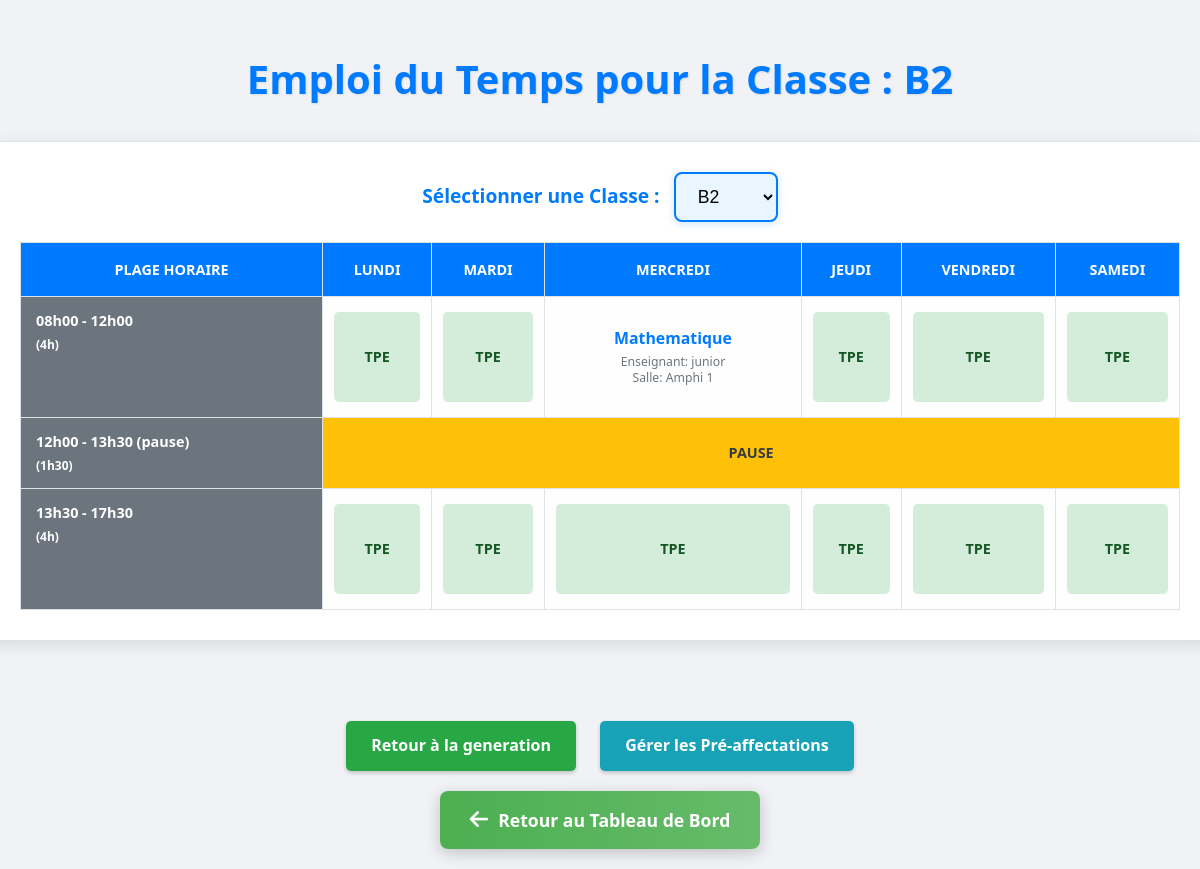
The page /admin/visualiser_emploi.php?classe_id=5 on the database its author committed.
### tables this page shows
CREATE TABLE IF NOT EXISTS `salles` (
  `id` int NOT NULL AUTO_INCREMENT,
  `nom` varchar(100) NOT NULL,
  `capacite` int DEFAULT NULL,
  `est_indisponible` tinyint DEFAULT '0',
  PRIMARY KEY (`id`)
);

CREATE TABLE IF NOT EXISTS `emploi_du_temps` (
  `id` int NOT NULL AUTO_INCREMENT,
  `enseignant_id` int NOT NULL,
  `matiere_id` int NOT NULL,
  `salle_physique_id` int NOT NULL,
  `classe_id` int NOT NULL,
  `jour` varchar(20) NOT NULL,
  `creneau` varchar(50) NOT NULL,
  `heure_debut` time NOT NULL,
  `heure_fin` time NOT NULL,
  PRIMARY KEY (`id`),
  UNIQUE KEY `unique_slot_per_physical_salle` (`jour`,`creneau`,`salle_physique_id`),
  UNIQUE KEY `unique_enseignant_slot` (`jour`,`creneau`,`enseignant_id`),
  UNIQUE KEY `unique_class_slot` (`jour`,`creneau`,`classe_id`),
  KEY `enseignant_id` (`enseignant_id`),
  KEY `matiere_id` (`matiere_id`),
  KEY `salle_physique_id` (`salle_physique_id`),
  KEY `classe_id` (`classe_id`)
);

CREATE TABLE IF NOT EXISTS `matieres` (
  `id` int NOT NULL AUTO_INCREMENT,
  `nom` varchar(100) NOT NULL,
  `duree` int DEFAULT '4',
  `id_enseignant` int DEFAULT NULL,
  `nom_enseignant` varchar(255) DEFAULT NULL,
  PRIMARY KEY (`id`),
  KEY `fk_matiere_enseignant` (`id_enseignant`)
);

CREATE TABLE IF NOT EXISTS `enseignants` (
  `id` int NOT NULL AUTO_INCREMENT,
  `nom` varchar(100) NOT NULL,
  `classe` varchar(100) DEFAULT NULL,
  `volume_horaire` int DEFAULT NULL,
  `mot_de_passe` varchar(255) DEFAULT NULL,
  `type_evenement` varchar(50) DEFAULT NULL,
  `salle_id` int DEFAULT NULL,
  `matiere` varchar(255) DEFAULT NULL,
  `email` varchar(255) NOT NULL,
  PRIMARY KEY (`id`)
);

CREATE TABLE IF NOT EXISTS `salles_physiques` (
  `id` int NOT NULL AUTO_INCREMENT,
  `nom` varchar(100) NOT NULL,
  `capacite` int DEFAULT NULL,
  `est_indisponible` tinyint(1) DEFAULT '0',
  PRIMARY KEY (`id`),
  UNIQUE KEY `nom` (`nom`)
);

### admin/visualiser_emploi.php (the view, shortened to what this page needs)
<?php
$host = 'localhost';
$db   = 'gilles_le_magnifique';
$user = 'root';
$pass = 'root';
$charset = 'utf8mb4';
$dsn = "mysql:host=$host;dbname=$db;charset=$charset";
$options = [
    PDO::ATTR_ERRMODE            => PDO::ERRMODE_EXCEPTION,
    PDO::ATTR_DEFAULT_FETCH_MODE => PDO::FETCH_ASSOC,
    PDO::ATTR_EMULATE_PREPARES   => false,
];
$conn = null;
try {
    $conn = new PDO($dsn, $user, $pass, $options);
} catch (\PDOException $e) {
    die("Erreur de connexion à la base de données : " . $e->getMessage());
}
$jours_semaine = ['Lundi', 'Mardi', 'Mercredi', 'Jeudi', 'Vendredi', 'Samedi'];
$creneaux_horaires = [
    '08h00-12h00' => ['label' => '08h00 - 12h00', 'duration' => '4h'],
    '12h00-13h30' => ['label' => '12h00 - 13h30 (pause)', 'duration' => '1h30'],
    '13h30-17h30' => ['label' => '13h30 - 17h30', 'duration' => '4h'],
];
$classes = $conn->query("SELECT id, nom FROM salles ORDER BY nom")->fetchAll();
$selected_classe_id = $_GET['classe_id'] ?? ($classes[0]['id'] ?? null);
$emploi_du_temps_classe = [];
$classe_nom_affiche = "Aucune Classe Sélectionnée";
if ($selected_classe_id) {
    $stmt_classe_nom = $conn->prepare("SELECT nom FROM salles WHERE id = ?");
    $stmt_classe_nom->execute([$selected_classe_id]);
    $classe_info = $stmt_classe_nom->fetch();
    if ($classe_info) {
        $classe_nom_affiche = $classe_info['nom'];
    }
    $stmt_emploi = $conn->prepare("
        SELECT
            edt.jour,
            edt.creneau,
            e.nom AS enseignant_nom,
            m.nom AS matiere_nom,
            sp.nom AS salle_physique_nom
        FROM
            emploi_du_temps edt
        JOIN
            enseignants e ON edt.enseignant_id = e.id
        JOIN
            matieres m ON edt.matiere_id = m.id
        JOIN
            salles_physiques sp ON edt.salle_physique_id = sp.id
        WHERE
            edt.classe_id = ?
        ORDER BY
            FIELD(edt.jour, 'Lundi', 'Mardi', 'Mercredi', 'Jeudi', 'Vendredi', 'Samedi'),
            edt.heure_debut
    ");
    $stmt_emploi->execute([$selected_classe_id]);
    $resultats_raw = $stmt_emploi->fetchAll();
    foreach ($resultats_raw as $slot) {
        $emploi_du_temps_classe[$slot['jour']][$slot['creneau']] = [
            'enseignant' => $slot['enseignant_nom'],
            'matiere' => $slot['matiere_nom'],
            'salle' => $slot['salle_physique_nom']
        ];
    }
}
?>
<!DOCTYPE html>
<html lang="fr">
<head>
</head>
<body>
    <h1>Emploi du Temps pour la Classe : <?php echo htmlspecialchars($classe_nom_affiche); ?></h1>
    <div class="container">
        <div class="form-group">
            <label for="classe_selector">Sélectionner une Classe :</label>
            <select id="classe_selector" onchange="window.location.href = 'visualiser_emploi.php?classe_id=' + this.value;">
                <?php foreach ($classes as $classe): ?>
                    <option value="<?php echo htmlspecialchars($classe['id']); ?>"
                        <?php echo ($selected_classe_id == $classe['id']) ? 'selected' : ''; ?>>
                        <?php echo htmlspecialchars($classe['nom']); ?>
                    </option>
                <?php endforeach; ?>
            </select>
        </div>
        <?php if (empty($emploi_du_temps_classe) && $selected_classe_id): ?>
            <p style="text-align: center; padding: 20px; background-color: #e9ecef; border-radius: 8px; color: var(--text-dark);">
                Aucun emploi du temps n'a été généré pour cette classe, ou aucun cours n'a pu être affecté.
                Veuillez vous assurer que des pré-affectations existent et que la génération a été lancée.
            </p>
        <?php else: ?>
            <table>
                <thead>
                    <tr>
                        <th>Plage Horaire</th>
                        <?php foreach ($jours_semaine as $jour): ?>
                            <th><?php echo htmlspecialchars($jour); ?></th>
                        <?php endforeach; ?>
                    </tr>
                </thead>
                <tbody>
                    <?php foreach ($creneaux_horaires as $creneau_value => $creneau_info): ?>
                        <tr>
                            <td class="creneau-horaire">
                                <?php echo htmlspecialchars($creneau_info['label']); ?>
                                <br><small>(<?php echo htmlspecialchars($creneau_info['duration']); ?>)</small>
                            </td>
                            <?php foreach ($jours_semaine as $jour): ?>
                                <?php if ($creneau_value === '12h00-13h30'): ?>
                                    <td class="pause-slot" colspan="<?php echo count($jours_semaine); ?>">PAUSE</td>
                                    <?php break;  ?>
                                <?php else: ?>
                                    <td>
                                        <?php if (isset($emploi_du_temps_classe[$jour][$creneau_value])): ?>
                                            <div class="slot-content">
                                                <p class="matiere"><?php echo htmlspecialchars($emploi_du_temps_classe[$jour][$creneau_value]['matiere']); ?></p>
                                                <p class="details">Enseignant: <?php echo htmlspecialchars($emploi_du_temps_classe[$jour][$creneau_value]['enseignant']); ?></p>
                                                <p class="details">Salle: <?php echo htmlspecialchars($emploi_du_temps_classe[$jour][$creneau_value]['salle']); ?></p>
                                            </div>
                                        <?php else: ?>
                                            <div class="slot-content no-slot">
                                                TPE
                                            </div>
                                        <?php endif; ?>
                                    </td>
                                <?php endif; ?>
                            <?php endforeach; ?>
                        </tr>
                    <?php endforeach; ?>
                </tbody>
            </table>
        <?php endif; ?>
    </div>
    <div class="button-container">
        <a href="generer_emploi.php" class="action-button button-generer-emploi">Retour à la generation</a>
        <a href="pas_emploi.php" class="action-button button-pre-affectations">Gérer les Pré-affectations</a>
    </div>
    <!DOCTYPE html>
<html lang="fr">
<head>
    <link rel="stylesheet" href="https://cdnjs.cloudflare.com/ajax/libs/font-awesome/6.0.0-beta3/css/all.min.css">
</head>
<body>
    <a href="dashboard.php" class="stylish-button">
        <i class="fas fa-arrow-left"></i> Retour au Tableau de Bord
    </a>
    </body>
</html>
</body>
</html>

### admin/visualiser_emploi.php (style rules this page uses)
:root { --primary-color: #007bff; --secondary-color: #6c757d; --success-color: #28a745; --danger-color: #dc3545; --warning-color: #ffc107; --info-color: #17a2b8; --action-edit: #ffc107; --action-delete: #dc3545; --bg-light: #f8f9fa; --text-dark: #343a40; --text-light: #6c757d; --border-color: #dee2e6; --box-shadow-light: rgba(0, 0, 0, 0.1); }
body { font-family: 'Segoe UI', Tahoma, Geneva, Verdana, sans-serif; line-height: 1.6; margin: 0; padding: 40px 20px; background-color: var(--bg-light); color: var(--text-dark); display: flex; flex-direction: column; align-items: center; min-height: 100vh; }
h1 { color: var(--primary-color); margin-bottom: 30px; text-align: center; font-size: 2.5em; text-shadow: 1px 1px 2px rgba(0, 0, 0, 0.1); }
.container { background-color: white; padding: 30px; border-radius: 12px; box-shadow: 0 4px 15px var(--box-shadow-light); width: 100%; max-width: 1200px; margin-bottom: 30px; border: 1px solid var(--border-color); }
.form-group { margin-bottom: 20px; text-align: center; }
.form-group label { font-weight: bold; margin-right: 10px; font-size: 1.2em; color: var(--primary-color); }
.form-group select { padding: 12px 18px; border: 2px solid var(--primary-color); border-radius: 8px; font-size: 1.1em; width: auto; max-width: 80%; cursor: pointer; transition: all 0.3s ease; background-color: #e9f5ff; box-shadow: 0 2px 8px rgba(0, 123, 255, 0.2); }
table { width: 100%; border-collapse: collapse; margin-top: 20px; }
th, td { border: 1px solid var(--border-color); padding: 12px 8px; text-align: center; vertical-align: top; font-size: 0.9em; }
th { background-color: var(--primary-color); color: white; font-weight: bold; text-transform: uppercase; padding: 15px 8px; }
td { background-color: #fefefe; }
.creneau-horaire { background-color: var(--secondary-color); color: white; font-weight: bold; text-align: left; padding-left: 15px; }
.pause-slot { background-color: #ffc107; color: var(--text-dark); font-weight: bold; text-align: center; vertical-align: middle; }
.slot-content { padding: 5px; border-radius: 5px; margin: 3px; min-height: 80px; display: flex; flex-direction: column; justify-content: center; align-items: center; }
.slot-content p { margin: 0; line-height: 1.3; }
.slot-content .matiere { font-weight: bold; color: var(--primary-color); font-size: 1.1em; margin-bottom: 5px; }
.slot-content .details { font-size: 0.85em; color: var(--text-light); }
.no-slot { background-color: #d4edda; color: #155724; font-weight: bold; }
.button-container { margin-top: 30px; text-align: center; padding: 20px; }
.action-button { display: inline-block; padding: 12px 25px; margin: 0 10px; font-size: 16px; font-weight: bold; border-radius: 5px; text-decoration: none; transition: background-color 0.3s ease, transform 0.2s ease; cursor: pointer; border: none; box-shadow: 0 2px 4px rgba(0,0,0,0.2); }
.button-pre-affectations { background-color: #17a2b8; color: white; }
.button-generer-emploi { background-color: #28a745; color: white; }
body { font-family: 'Segoe UI', Tahoma, Geneva, Verdana, sans-serif; display: flex; justify-content: center; align-items: center; min-height: 100vh; background-color: #f0f2f5; margin: 0; padding: 20px; }
.stylish-button { display: inline-flex; align-items: center; gap: 10px; padding: 15px 30px; border: none; border-radius: 8px; cursor: pointer; font-size: 1.1em; font-weight: 600; text-decoration: none; color: #ffffff; white-space: nowrap; background-image: linear-gradient(to right, #4CAF50 0%, #66BB6A 100%); box-shadow: 0 4px 15px rgba(0, 0, 0, 0.2); transition: all 0.3s ease; }
.stylish-button i { font-size: 1.2em; vertical-align: middle; }

### rows shown on the page
salles: nom "B2"
emploi_du_temps: matiere.nom "Mathematique", enseignant.nom "junior", salle_physique.nom "Amphi 1"

### other values the page prints
$jour "LUNDI"
$jour "MARDI"
$jour "MERCREDI"
$jour "JEUDI"
$jour "VENDREDI"
$jour "SAMEDI"
$creneau_info['label'] "08h00 - 12h00"
$creneau_info['duration'] "4h"
$creneau_info['label'] "12h00 - 13h30 (pause)"
$creneau_info['duration'] "1h30"
$creneau_info['label'] "13h30 - 17h30"
form field value "B2"
